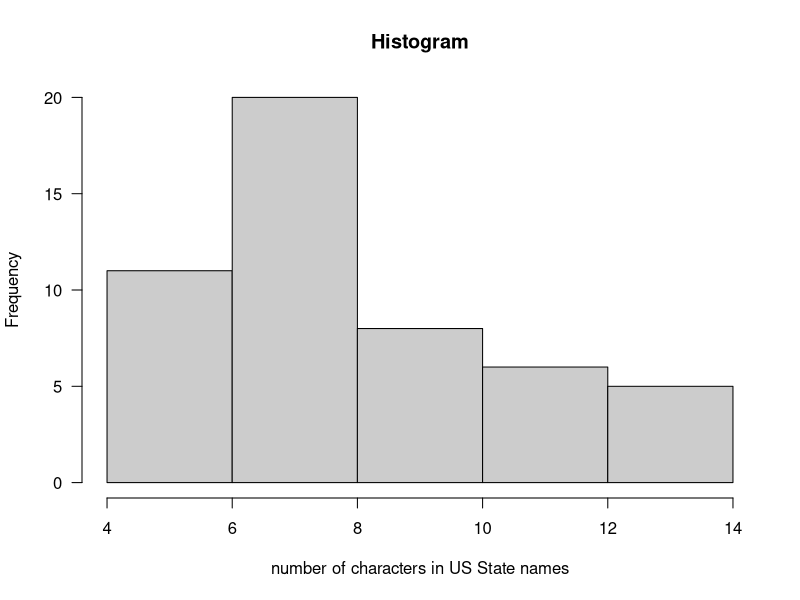
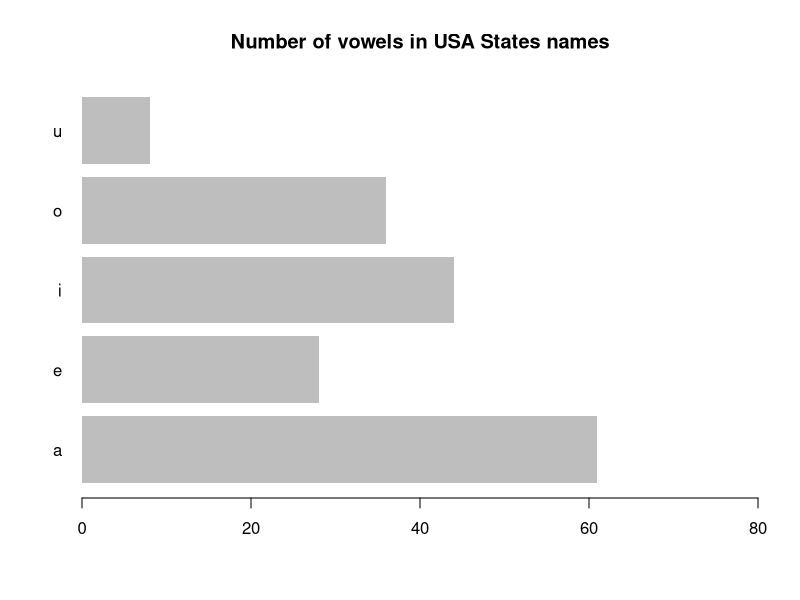

Here is the R script that generated these plots, in order:
## ---- chunk 1
# take a peek of USArrests
head(USArrests)
## ---- chunk 2
# names of states
states <- rownames(USArrests)

# substr
substr(x = states, start = 1, stop = 4)
## ---- chunk 3
# abbreviate state names
states2 <- abbreviate(states)

# remove vector names (for convenience)
names(states2) <- NULL
states2
## ---- chunk 4
# abbreviate state names with 5 letters
abbreviate(states, minlength = 5)
## ---- chunk 5
# size (in characters) of each name
state_chars = nchar(states)
state_chars

# longest name
states[which(state_chars == max(state_chars))]
## ---- chunk 6
# get states names with 'k'
grep(pattern = "k", x = states, value = TRUE)
## ---- chunk 7
# get states names with 'w'
grep(pattern = "w", x = states, value = TRUE)
## ---- chunk 8
# get states names with 'w' or 'W'
grep(pattern = "[wW]", x = states, value = TRUE)
## ---- chunk 9
# get states names with 'w'
grep(pattern = "w", x = tolower(states), value = TRUE)
## ---- chunk 10
# get states names with 'W'
grep(pattern = "W", x = toupper(states), value = TRUE)
## ---- chunk 11
# get states names with 'w'
grep(pattern = "w", x = states, value = TRUE, ignore.case = TRUE)
## ---- chunk 12
summary(nchar(states))

# histogram
hist(nchar(states), las = 1, col = "gray80", main = "Histogram", 
     xlab = "number of characters in US State names")
## ---- chunk 13
# position of a's
positions_a <- gregexpr(pattern="a", text=states, ignore.case = TRUE)

# how many a's?
num_a <- sapply(positions_a, function(x) ifelse(x[1]>0, length(x), 0))
num_a
## ---- chunk 14
# load stringr (remember to install it first)
library(stringr)

# total number of a's
str_count(states, "a")
## ---- chunk 15
# total number of a's
str_count(tolower(states), "a")
## ---- chunk 16
# calculate number of vowels in each name
vowels <- c("a", "e", "i", "o", "u")
num_vowels <- vector(mode = "integer", length = 5)

for (j in seq_along(vowels)) {
  num_aux <- str_count(tolower(states), vowels[j])
  num_vowels[j] <- sum(num_aux)
}

# sort them in decreasing order
names(num_vowels) <- vowels
sort(num_vowels, decreasing = TRUE)

# barplot
barplot(num_vowels, main = "Number of vowels in USA States names", 
        border = NA, xlim = c(0, 80), las = 1, horiz = TRUE)
